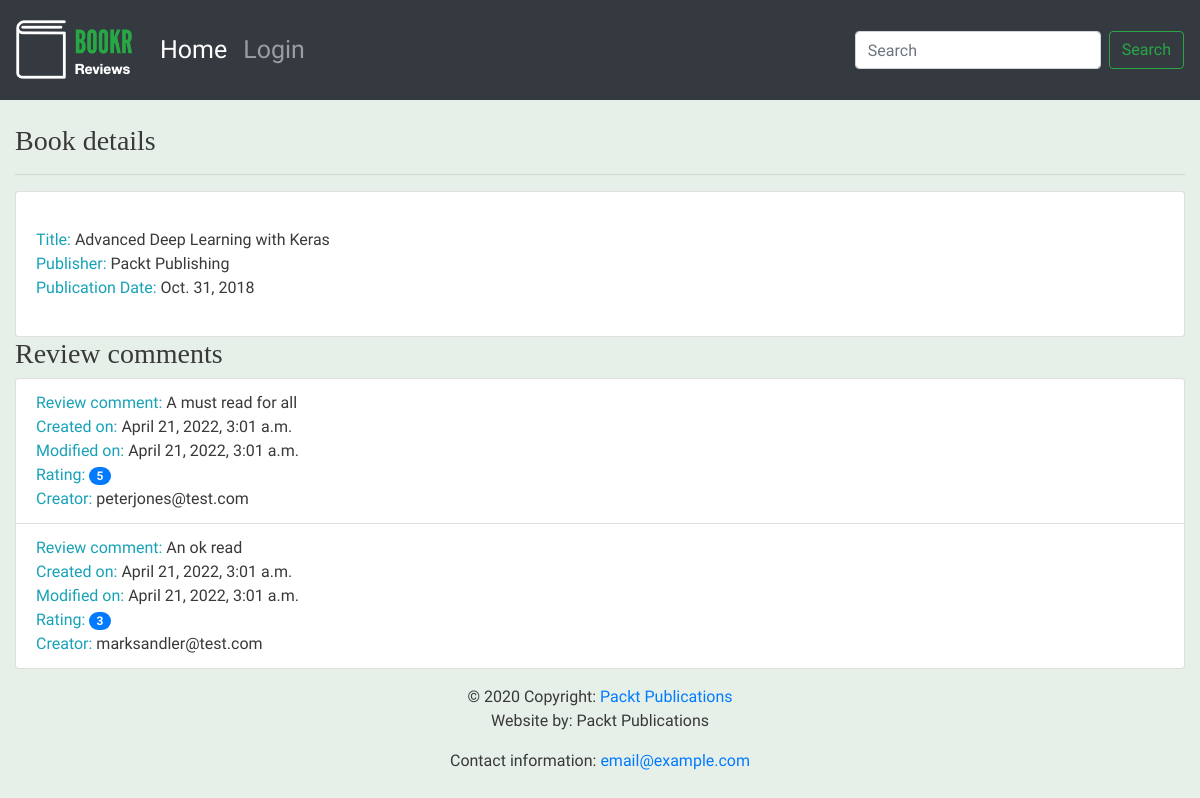
The page /books/1/ on the database as committed earlier.
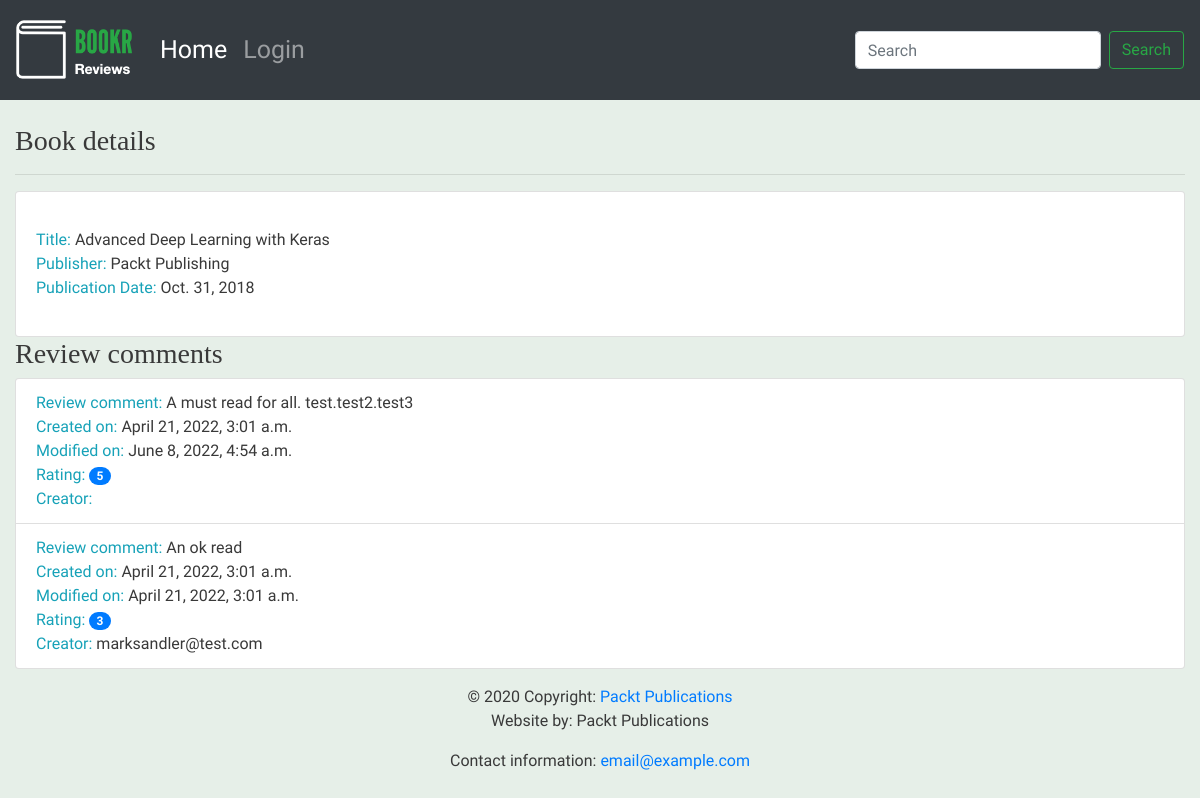
The same page on the database as committed later.
### reviews/models.py (models this page shows, shortened)
class Book(models.Model):
    title = models.CharField(max_length=70, help_text="The title of the book.")
    publication_date = models.DateField(verbose_name="Date the book was published.")
    isbn = models.CharField(max_length=20, verbose_name="ISBN umber of the book.")
    publisher = models.ForeignKey(Publisher, on_delete=models.CASCADE)
    contributors = models.ManyToManyField('Contributor', through="BookContributor")
    cover = models.ImageField(upload_to="book_covers/", null=True, blank=True)
    sample = models.FileField(upload_to="book_samples/", null=True, blank=True)

class Publisher(models.Model):
    name = models.CharField(max_length=50, help_text="The name of the Publisher.")
    website = models.URLField(help_text="The Publisher's website.")
    email = models.EmailField(help_text="The Publisher's email address")

class Review(models.Model):
    content = models.TextField(help_text="The Review text.")
    rating = models.IntegerField(help_text="The rating the reviewer has given.")
    date_created = models.DateTimeField(auto_now_add=True, help_text="The date and the time the review was created.")
    date_edited=models.DateTimeField(auto_now_add=True, help_text="The date and the time the review was last edited")
    creator = models.ForeignKey(auth.get_user_model(), on_delete=models.CASCADE)
    book = models.ForeignKey(Book, on_delete=models.CASCADE, help_text="The Book that this review is for.")

### reviews/views.py (the view, shortened to what this page needs)
# urls.py: path('books/<int:pk>/', views.book_details, name='book_details'),
def book_details(request, pk):
    book = get_object_or_404(Book, pk=pk)
    reviews = book.review_set.all()
    if reviews:
        book_rating = average_rating([review.rating for review in reviews])
        context = {"book": book, "book_rating": book_rating, "reviews": reviews}
    else:
        context = {"book": book, "book_rating": None, "reviews": reviews}
    return render(request, 'reviews/book_details.html', context)

### reviews/utils.py (called while the page is built)
def average_rating(rating_list):
    if not rating_list:
        return 0
    return round(sum(rating_list) / len(rating_list))

### reviews/templates/reviews/book_details.html (shortened to what this page needs)
{% extends 'reviews/base.html' %}
{% block content %}
<br>
<h3>Book details</h3>
<hr>
<ul class="list-group">
  <li class="list-group-item">
      <br>
      <span class="text-info">Title: </span> <span>{{ book.title }}</span>
      <br>
      <span class="text-info">Publisher: </span><span>{{ book.publisher.name }}</span>
      <br>
      <span class="text-info">Publication Date: </span><span>{{ book.publication_date }}</span>
      <br>
      <br>
      {% if not reviews %}
        {% if user.is_authenticated %}
        <h3><em>Be the first to write a review</em></h3>
        {% endif %}
      {% else %}
  </li>
</ul>
<h3>Review comments</h3>
<ul class="list-group">
  {% for review in reviews %}
  <li class="list-group-item">
      <span class="text-info">Review comment: </span> <span>{{ review.content }}</span>
      <br>
      <span class="text-info">Created on: </span><span>{{ review.date_created }}</span>
      <br>
      <span class="text-info">Modified on: </span><span>{{ review.date_edited }}</span>
      <br>
      <span class="text-info">Rating: </span><span class="badge badge-primary badge-pill">{{ review.rating }}</span>
      <br>
      <span class="text-info">Creator: </span><span>{{ review.creator.email }}</span>
      <br>
  </li>
  {% endfor %}
</ul>
{% endif %}
{% endblock %}

### reviews/templates/reviews/base.html
{% extends 'base.html' %}
{% load static %}
{% block brand %}<img src="{% static 'reviews/logo.png' %}">{% endblock %}

### templates/base.html (shortened to what this page needs)
<!doctype html>
{% load static %}
<html lang="en">
  <head>
    <link rel="stylesheet" href="https://stackpath.bootstrapcdn.com/bootstrap/4.4.1/css/bootstrap.min.css">
    <link rel="stylesheet" href="https://cdnjs.cloudflare.com/ajax/libs/font-awesome/4.7.0/css/font-awesome.min.css">
    <link rel="stylesheet" href="{% static 'main.css' %}"/>
  </head>
  <body>
        <nav class="navbar navbar-expand-sm navbar-dark bg-dark sticky-top">
          <a class="navbar-brand" href="/">{% block brand %}<img src="{% static 'logo.png' %}">{% endblock %}</a>
          <div class="collapse navbar-collapse" id="navbarSupportedContent">
            <ul class="navbar-nav mr-auto">
              <li class="nav-item active">
                <a class="nav-link" href="/books/">Home <span class="sr-only">(current)</span></a>
              </li>
              {% if user.is_authenticated %}
                <li class="nav-item">
                  <a class="nav-link" href="/accounts/logout">Logout</a>
                </li>
                {% else %}
                <li class="nav-item">
                  <a class="nav-link" href="/accounts/login">Login</a>
                </li>
              {% endif %}
            </ul>
            <form action="{% url 'book-search' %}" class="form-inline my-2 my-lg-0">
              <input class="form-control mr-sm-2" type="search" placeholder="Search" aria-label="Search" name="search" value="{{ search_text }}" minlength="3">
              <button class="btn btn-outline-success my-2 my-sm-0" type="submit">Search</button>
            </form>
          </div>
        </nav>
        <div class="container-fluid">
        {% block content %}{% endblock %}
        </div>
  <footer class="page-footer font-small blue">
    <div class="footer-copyright text-center py-3">© 2020 Copyright:
      <a href="https://www.packtpub.com"> Packt Publications</a>
      <p>Website by: Packt Publications</p>
      <p>Contact information: <a href="mailto:email@example.com">email@example.com</a></p>
    </div>
  </footer>
  </body>
</html>

### static/main.css (style rules this page uses)
.navbar { min-height: 100px; font-size: 25px; }
.navbar-brand { font-size: 25px; }
.navbar-brand > img { height: 60px; }
body { font-family: 'Source Sans Pro', sans-serif; background-color: #e6efe8; color: #393939; }
h1, h2, h3, h4, h5, h6 { font-family: 'Libre Baskerville', serif; }

Rows that differ between the two databases and show on the page:
changed Review: content "A must read for all" → "A must read for all. test.test2.test3"; date_edited "April 21, 2022, 3:01 a.m." → "June 8, 2022, 4:54 a.m."; creator.email "peterjones@test.com" → (not shown)
